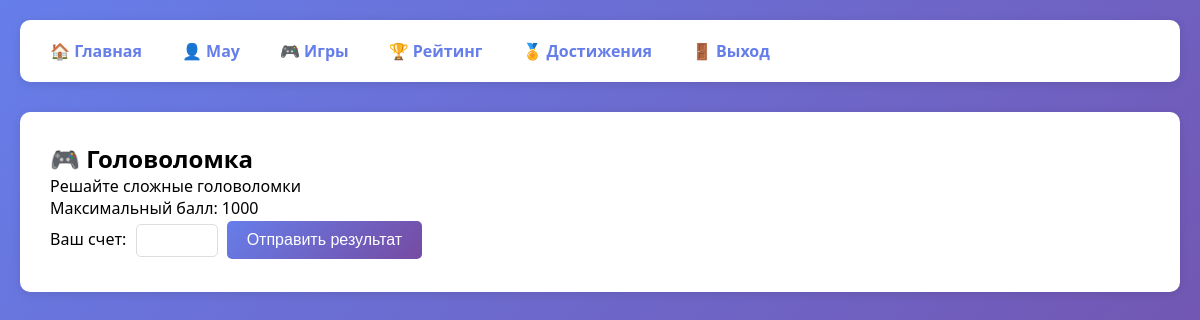
The app's page /submit_score/1/ (signed in) with its own data.
### apps/users/models.py (models this page shows, shortened)
class CustomUser(AbstractUser):
    rating = models.IntegerField(default=0)
    games_played = models.IntegerField(default=0)
    class Meta:
        verbose_name = 'Пользователь'
        verbose_name_plural = 'Пользователи'

### apps/games/models.py (models this page shows, shortened)
class Game(models.Model):
    name = models.CharField(max_length=100, verbose_name='Название')
    description = models.TextField(verbose_name='Описание')
    max_score = models.IntegerField(verbose_name='Максимальный балл')
    class Meta:
        verbose_name = 'Игра'
        verbose_name_plural = 'Игры'

### apps/users/views.py (the view, shortened to what this page needs)
# urls.py: path('submit_score/<int:game_id>/', user_views.submit_score, name='submit_score'),
@login_required
def submit_score(request, game_id):
    game = GameDAO.get_game_by_id(game_id)
    if not game:
        messages.error(request, 'Игра не найдена')
        return redirect('games_list')
    return render(request, 'submit_score.html', {'game': game})

### dao/game_dao.py (called while the page is built)
    @staticmethod
    def get_game_by_id(game_id):
        try:
            return Game.objects.get(id=game_id)
        except Game.DoesNotExist:
            return None

### templates/submit_score.html (shortened to what this page needs)
{% extends 'base.html' %}
{% block content %}
<h2>🎮 {{ game.name }}</h2>
<p>{{ game.description }}</p>
<p>Максимальный балл: {{ game.max_score }}</p>
<form method="post">
    <label>Ваш счет:</label>
    <input type="number" name="score" min="0" max="{{ game.max_score }}" required>
    <button type="submit">Отправить результат</button>
</form>
{% endblock %}

### templates/base.html (shortened to what this page needs)
<!DOCTYPE html>
<html lang="ru">
<head>
</head>
<body>
    <div class="container">
        <nav>
            <div class="nav-links">
                <a href="/">🏠 Главная</a>
                {% if user.is_authenticated %}
                    <a href="{% url 'profile' %}">👤 {{ user.username }}</a>
                    <a href="{% url 'games_list' %}">🎮 Игры</a>
                    <a href="{% url 'leaderboard' %}">🏆 Рейтинг</a>
                    <a href="{% url 'my_achievements' %}">🏅 Достижения</a>
                    <a href="{% url 'logout' %}">🚪 Выход</a>
                {% else %}
                    <a href="{% url 'login' %}">🔐 Вход</a>
                    <a href="{% url 'register' %}">📝 Регистрация</a>
                {% endif %}
            </div>
        </nav>
        <div class="content">
            {% block content %}{% endblock %}
        </div>
    </div>
</body>
</html>

### templates/base.html (style rules this page uses)
* { margin: 0; padding: 0; box-sizing: border-box; }
body { font-family: 'Segoe UI', Tahoma, Geneva, Verdana, sans-serif; background: linear-gradient(135deg, #667eea 0%, #764ba2 100%); min-height: 100vh; }
.container { max-width: 1200px; margin: 0 auto; padding: 20px; }
nav { background: white; padding: 15px 20px; border-radius: 10px; margin-bottom: 30px; box-shadow: 0 2px 10px rgba(0,0,0,0.1); display: flex; justify-content: space-between; align-items: center; flex-wrap: wrap; }
.nav-links { display: flex; gap: 20px; flex-wrap: wrap; align-items: center; }
nav a { color: #667eea; text-decoration: none; font-weight: bold; padding: 5px 10px; border-radius: 5px; transition: all 0.3s; }
.content { background: white; padding: 30px; border-radius: 10px; box-shadow: 0 2px 10px rgba(0,0,0,0.1); }
button, .btn { background: linear-gradient(135deg, #667eea 0%, #764ba2 100%); color: white; border: none; padding: 10px 20px; border-radius: 5px; cursor: pointer; font-size: 16px; text-decoration: none; display: inline-block; }
input, select { padding: 8px; margin: 5px; border: 1px solid #ddd; border-radius: 5px; }

### records on screen
CustomUser: username "May"
Game: name "Головоломка", description "Решайте сложные головоломки", max_score "1000"
